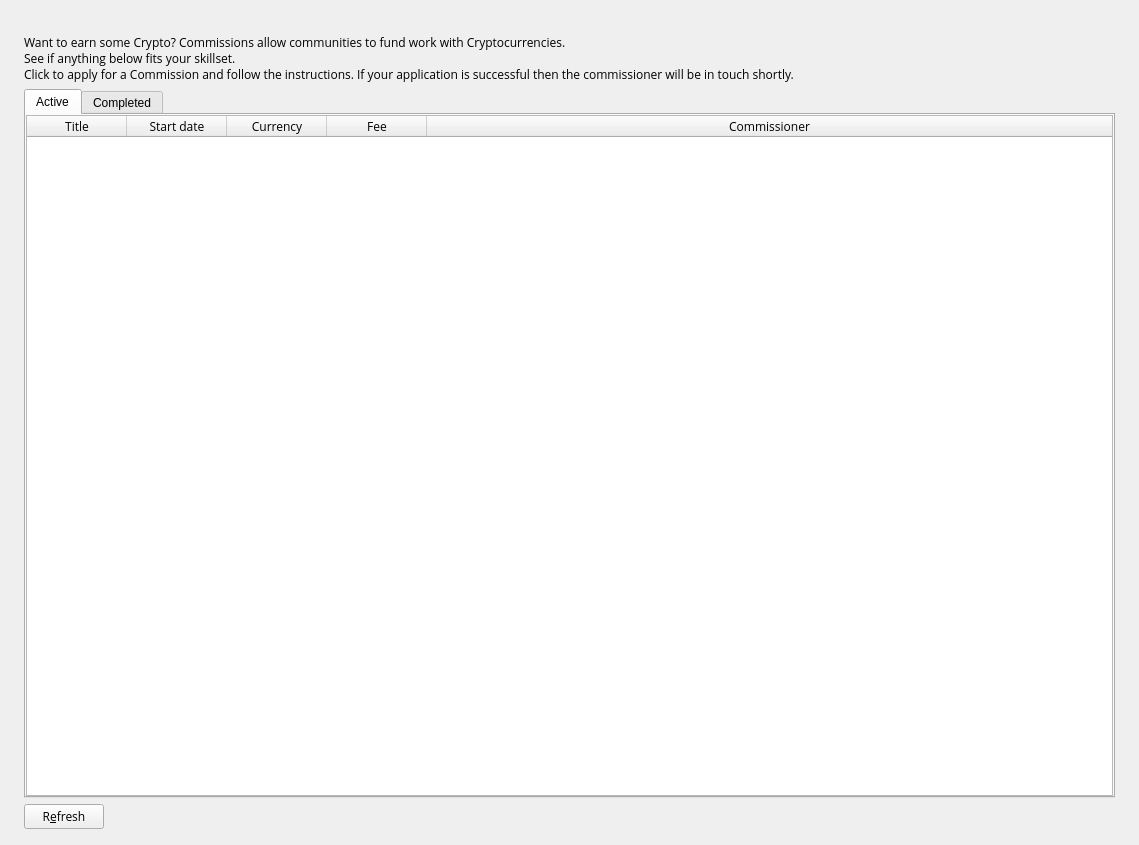
<?xml version="1.0" encoding="UTF-8"?>
<ui version="4.0">
 <class>CommissionsList</class>
 <widget class="QWidget" name="CommissionsList">
  <property name="geometry">
   <rect>
    <x>0</x>
    <y>0</y>
    <width>1139</width>
    <height>845</height>
   </rect>
  </property>
  <property name="windowTitle">
   <string>Form</string>
  </property>
  <layout class="QVBoxLayout" name="topLayout" stretch="0">
   <property name="leftMargin">
    <number>9</number>
   </property>
   <property name="topMargin">
    <number>9</number>
   </property>
   <property name="rightMargin">
    <number>9</number>
   </property>
   <property name="bottomMargin">
    <number>9</number>
   </property>
   <item>
    <layout class="QVBoxLayout" name="verticalLayout_Master" stretch="0,1">
     <property name="spacing">
      <number>0</number>
     </property>
     <item>
      <widget class="QFrame" name="frame_Header">
       <layout class="QVBoxLayout" name="verticalLayout_4">
        <property name="leftMargin">
         <number>0</number>
        </property>
        <property name="topMargin">
         <number>0</number>
        </property>
        <property name="rightMargin">
         <number>0</number>
        </property>
        <property name="bottomMargin">
         <number>0</number>
        </property>
        <item>
         <layout class="QHBoxLayout" name="horizontalLayout_Header" stretch="1">
          <item>
           <widget class="QLabel" name="labelOverviewHeaderRight">
            <property name="minimumSize">
             <size>
              <width>464</width>
              <height>10</height>
             </size>
            </property>
            <property name="maximumSize">
             <size>
              <width>16777215</width>
              <height>10</height>
             </size>
            </property>
            <property name="font">
             <font>
              <pointsize>14</pointsize>
             </font>
            </property>
            <property name="text">
             <string/>
            </property>
            <property name="alignment">
             <set>Qt::AlignRight|Qt::AlignTrailing|Qt::AlignVCenter</set>
            </property>
           </widget>
          </item>
         </layout>
        </item>
       </layout>
      </widget>
     </item>
     <item>
      <widget class="QFrame" name="frame_BG">
       <layout class="QVBoxLayout" name="verticalLayout_3">
        <property name="leftMargin">
         <number>6</number>
        </property>
        <property name="topMargin">
         <number>6</number>
        </property>
        <property name="rightMargin">
         <number>6</number>
        </property>
        <property name="bottomMargin">
         <number>6</number>
        </property>
        <item>
         <widget class="QFrame" name="frame_Content">
          <layout class="QVBoxLayout" name="verticalLayout">
           <property name="spacing">
            <number>0</number>
           </property>
           <property name="leftMargin">
            <number>0</number>
           </property>
           <property name="topMargin">
            <number>0</number>
           </property>
           <property name="rightMargin">
            <number>0</number>
           </property>
           <property name="bottomMargin">
            <number>0</number>
           </property>
           <item>
            <layout class="QGridLayout" name="gridLayout_2">
             <property name="spacing">
              <number>2</number>
             </property>
             <item row="0" column="0">
              <widget class="QFrame" name="frameList">
               <layout class="QVBoxLayout" name="verticalLayout_2">
                <property name="bottomMargin">
                 <number>1</number>
                </property>
                <item>
                 <layout class="QHBoxLayout" name="horizontalLayout_note">
                  <property name="bottomMargin">
                   <number>0</number>
                  </property>
                  <item>
                   <widget class="QLabel" name="updateNote">
                    <property name="font">
                     <font>
                      <family>Open Sans</family>
                     </font>
                    </property>
                    <property name="text">
                     <string>&lt;html&gt;&lt;head/&gt;&lt;body&gt;&lt;p&gt;Want to earn some Crypto? Commissions allow communities to fund work with Cryptocurrencies. &lt;br/&gt;See if anything below fits your skillset.&lt;br/&gt;Click to apply for a Commission and follow the instructions. If your application is successful then the commissioner will be in touch shortly.&lt;/p&gt;&lt;/body&gt;&lt;/html&gt;</string>
                    </property>
                   </widget>
                  </item>
                 </layout>
                </item>
                <item>
                 <layout class="QVBoxLayout" name="verticalLayout_5">
                  <item>
                   <widget class="QTabWidget" name="commissionsTabWidget">
                    <property name="currentIndex">
                     <number>0</number>
                    </property>
                    <widget class="QWidget" name="activeTab">
                     <property name="enabled">
                      <bool>true</bool>
                     </property>
                     <property name="minimumSize">
                      <size>
                       <width>0</width>
                       <height>0</height>
                      </size>
                     </property>
                     <attribute name="title">
                      <string>Active</string>
                     </attribute>
                     <layout class="QVBoxLayout" name="verticalLayout_6">
                      <property name="leftMargin">
                       <number>0</number>
                      </property>
                      <property name="topMargin">
                       <number>0</number>
                      </property>
                      <property name="rightMargin">
                       <number>0</number>
                      </property>
                      <property name="bottomMargin">
                       <number>0</number>
                      </property>
                      <item>
                       <layout class="QHBoxLayout" name="horizontalLayout_4">
                        <property name="spacing">
                         <number>0</number>
                        </property>
                        <property name="sizeConstraint">
                         <enum>QLayout::SetNoConstraint</enum>
                        </property>
                        <item>
                         <widget class="QTableWidget" name="tableWidgetCommissions">
                          <property name="enabled">
                           <bool>true</bool>
                          </property>
                          <property name="minimumSize">
                           <size>
                            <width>700</width>
                            <height>550</height>
                           </size>
                          </property>
                          <property name="palette">
                           <palette>
                            <active>
                             <colorrole role="Text">
                              <brush brushstyle="SolidPattern">
                               <color alpha="255">
                                <red>51</red>
                                <green>51</green>
                                <blue>51</blue>
                               </color>
                              </brush>
                             </colorrole>
                            </active>
                            <inactive>
                             <colorrole role="Text">
                              <brush brushstyle="SolidPattern">
                               <color alpha="255">
                                <red>51</red>
                                <green>51</green>
                                <blue>51</blue>
                               </color>
                              </brush>
                             </colorrole>
                            </inactive>
                            <disabled>
                             <colorrole role="Text">
                              <brush brushstyle="SolidPattern">
                               <color alpha="255">
                                <red>85</red>
                                <green>85</green>
                                <blue>85</blue>
                               </color>
                              </brush>
                             </colorrole>
                            </disabled>
                           </palette>
                          </property>
                          <property name="font">
                           <font>
                            <family>Open Sans</family>
                           </font>
                          </property>
                          <property name="editTriggers">
                           <set>QAbstractItemView::NoEditTriggers</set>
                          </property>
                          <property name="alternatingRowColors">
                           <bool>true</bool>
                          </property>
                          <property name="selectionMode">
                           <enum>QAbstractItemView::SingleSelection</enum>
                          </property>
                          <property name="selectionBehavior">
                           <enum>QAbstractItemView::SelectRows</enum>
                          </property>
                          <property name="sortingEnabled">
                           <bool>true</bool>
                          </property>
                          <attribute name="horizontalHeaderStretchLastSection">
                           <bool>true</bool>
                          </attribute>
                          <column>
                           <property name="text">
                            <string>Title</string>
                           </property>
                          </column>
                          <column>
                           <property name="text">
                            <string>Start date</string>
                           </property>
                          </column>
                          <column>
                           <property name="text">
                            <string>Currency</string>
                           </property>
                          </column>
                          <column>
                           <property name="text">
                            <string>Fee</string>
                           </property>
                          </column>
                          <column>
                           <property name="text">
                            <string>Commissioner</string>
                           </property>
                          </column>
                         </widget>
                        </item>
                       </layout>
                      </item>
                     </layout>
                    </widget>
                    <widget class="QWidget" name="completedTab">
                     <attribute name="title">
                      <string>Completed</string>
                     </attribute>
                     <layout class="QHBoxLayout" name="horizontalLayout_2">
                      <property name="leftMargin">
                       <number>0</number>
                      </property>
                      <property name="topMargin">
                       <number>0</number>
                      </property>
                      <property name="rightMargin">
                       <number>0</number>
                      </property>
                      <property name="bottomMargin">
                       <number>0</number>
                      </property>
                      <item>
                       <layout class="QHBoxLayout" name="horizontalLayout">
                        <property name="spacing">
                         <number>0</number>
                        </property>
                        <property name="sizeConstraint">
                         <enum>QLayout::SetNoConstraint</enum>
                        </property>
                        <item>
                         <widget class="QTableWidget" name="tableWidgetCommissionsCompleted">
                          <property name="enabled">
                           <bool>true</bool>
                          </property>
                          <property name="minimumSize">
                           <size>
                            <width>900</width>
                            <height>600</height>
                           </size>
                          </property>
                          <property name="palette">
                           <palette>
                            <active>
                             <colorrole role="Text">
                              <brush brushstyle="SolidPattern">
                               <color alpha="255">
                                <red>51</red>
                                <green>51</green>
                                <blue>51</blue>
                               </color>
                              </brush>
                             </colorrole>
                            </active>
                            <inactive>
                             <colorrole role="Text">
                              <brush brushstyle="SolidPattern">
                               <color alpha="255">
                                <red>51</red>
                                <green>51</green>
                                <blue>51</blue>
                               </color>
                              </brush>
                             </colorrole>
                            </inactive>
                            <disabled>
                             <colorrole role="Text">
                              <brush brushstyle="SolidPattern">
                               <color alpha="255">
                                <red>85</red>
                                <green>85</green>
                                <blue>85</blue>
                               </color>
                              </brush>
                             </colorrole>
                            </disabled>
                           </palette>
                          </property>
                          <property name="font">
                           <font>
                            <family>Open Sans</family>
                           </font>
                          </property>
                          <property name="editTriggers">
                           <set>QAbstractItemView::NoEditTriggers</set>
                          </property>
                          <property name="alternatingRowColors">
                           <bool>true</bool>
                          </property>
                          <property name="selectionMode">
                           <enum>QAbstractItemView::SingleSelection</enum>
                          </property>
                          <property name="selectionBehavior">
                           <enum>QAbstractItemView::SelectRows</enum>
                          </property>
                          <property name="sortingEnabled">
                           <bool>true</bool>
                          </property>
                          <attribute name="horizontalHeaderStretchLastSection">
                           <bool>true</bool>
                          </attribute>
                          <column>
                           <property name="text">
                            <string>Title</string>
                           </property>
                          </column>
                          <column>
                           <property name="text">
                            <string>Currency</string>
                           </property>
                          </column>
                          <column>
                           <property name="text">
                            <string>Fee</string>
                           </property>
                          </column>
                          <column>
                           <property name="text">
                            <string>Commissioner</string>
                           </property>
                          </column>
                          <column>
                           <property name="text">
                            <string>Status</string>
                           </property>
                          </column>
                         </widget>
                        </item>
                       </layout>
                      </item>
                     </layout>
                    </widget>
                   </widget>
                  </item>
                 </layout>
                </item>
                <item>
                 <layout class="QHBoxLayout" name="horizontalLayout_5">
                  <property name="bottomMargin">
                   <number>0</number>
                  </property>
                  <item>
                   <widget class="QPushButton" name="refreshButton">
                    <property name="font">
                     <font>
                      <family>Open Sans</family>
                     </font>
                    </property>
                    <property name="text">
                     <string>R&amp;efresh</string>
                    </property>
                   </widget>
                  </item>
                  <item>
                   <spacer name="horizontalSpacer_5">
                    <property name="orientation">
                     <enum>Qt::Horizontal</enum>
                    </property>
                    <property name="sizeHint" stdset="0">
                     <size>
                      <width>40</width>
                      <height>20</height>
                     </size>
                    </property>
                   </spacer>
                  </item>
                 </layout>
                </item>
               </layout>
              </widget>
             </item>
            </layout>
           </item>
          </layout>
         </widget>
        </item>
       </layout>
      </widget>
     </item>
    </layout>
   </item>
  </layout>
 </widget>
 <resources/>
 <connections/>
</ui>
